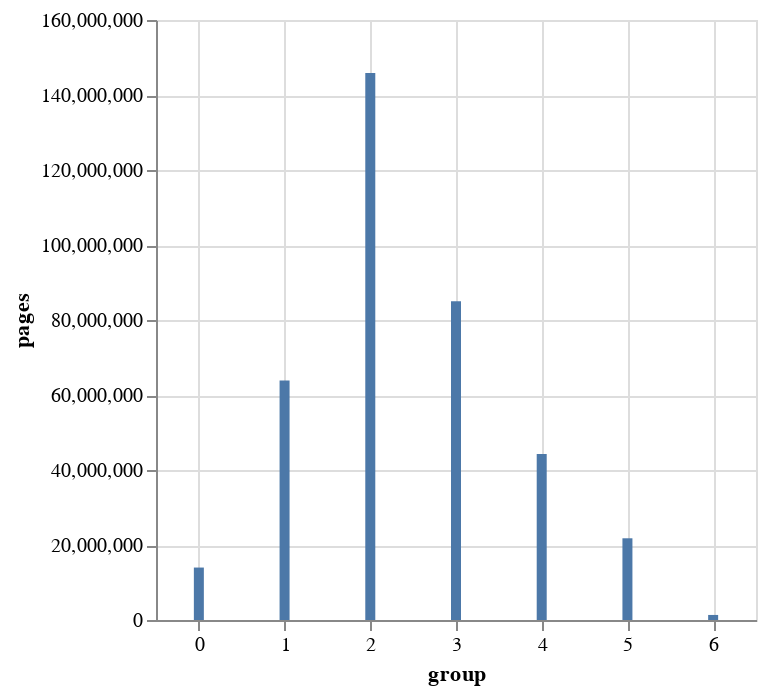

This figure's notebook cell:
### Markdown cell above
## Conclusion

For this tutorial, we will conclude with an overview of the Japanese segment of FineWeb, grouped by domains and the number of pages which they contributed.

### Code cell
from modules.analyze import group_domains_by_count

df = pl.read_parquet('preprocessed/jpn_Jpan.parquet')
result = group_domains_by_count(df)
print(result)
result.plot.bar(
    x='group',
    y='pages'
)

### Figure 1 — Vega-Lite specification as saved in the notebook (floating-point values rounded to 4 significant figures)
{"config": {"view": {"continuousWidth": 300, "continuousHeight": 300}}, "data": {"name": "data-b4fb3901ff329941a620a1c09ffe4abc"}, "mark": {"type": "bar", "tooltip": true}, "encoding": {"x": {"field": "group", "type": "quantitative"}, "y": {"field": "pages", "type": "quantitative"}}, "params": [{"name": "param_3", "select": {"type": "interval", "encodings": ["x", "y"]}, "bind": "scales"}], "$schema": "https://vega.github.io/schema/vega-lite/v5.20.1.json", "datasets": {"data-b4fb3901ff329941a620a1c09ffe4abc": [{"group": 0, "group_min": 1, "group_max": 9, "domains": 4917634, "pages": 13986881, "corpus_perc": 3.72}, {"group": 1, "group_min": 10, "group_max": 99, "domains": 1984799, "pages": 63838337, "corpus_perc": 16.97}, {"group": 2, "group_min": 100, "group_max": 999, "domains": 541777, "pages": 145888934, "corpus_perc": 38.79}, {"group": 3, "group_min": 1000, "group_max": 9996, "domains": 40324, "pages": 85025677, "corpus_perc": 22.61}, {"group": 4, "group_min": 10001, "group_max": 99243, "domains": 1812, "pages": 44257590, "corpus_perc": 11.77}, {"group": 5, "group_min": 100078, "group_max": 908818, "domains": 105, "pages": 21790404, "corpus_perc": 5.79}, {"group": 6, "group_min": 1346922, "group_max": 1346922, "domains": 1, "pages": 1346922, "corpus_perc": 0.36}]}}
